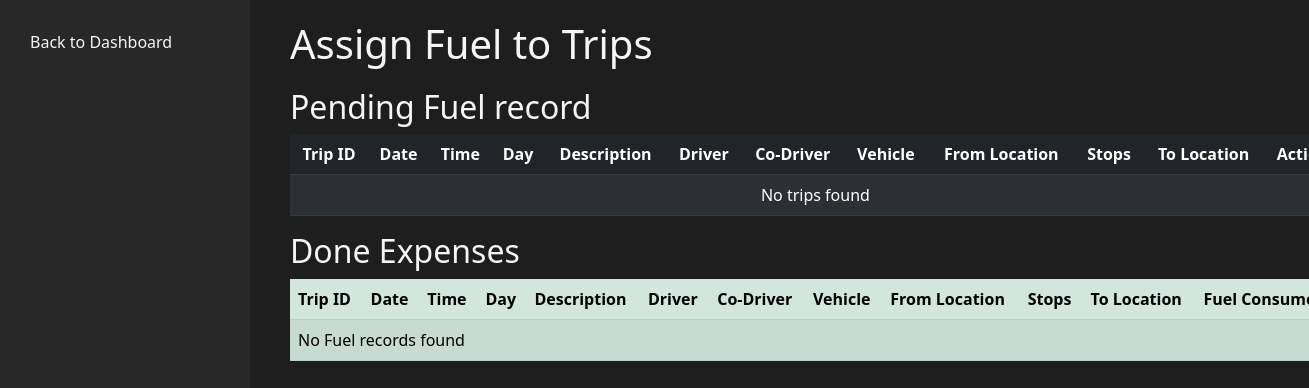
The app's page /fuel_records.php, older data.
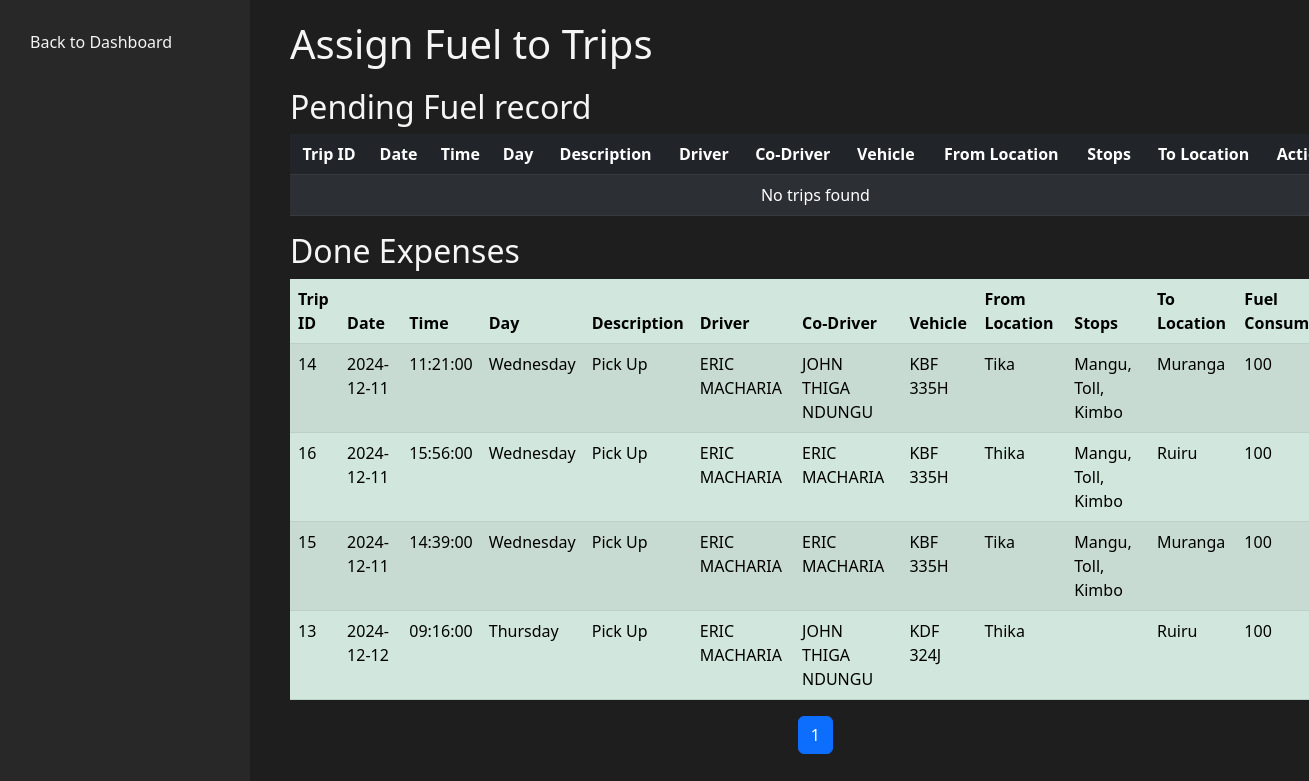
The same page, newer data.
### tables this page shows
CREATE TABLE `fuel` (
  `id` int(11) NOT NULL,
  `trip_id` int(11) NOT NULL,
  `fuel_consumed` decimal(10,0) NOT NULL,
  `created_at` datetime NOT NULL
);

CREATE TABLE `trips` (
  `trip_id` int(11) NOT NULL,
  `trip_date` date NOT NULL,
  `trip_time` time NOT NULL,
  `trip_day` varchar(100) NOT NULL,
  `trip_description` text NOT NULL,
  `driver_id` varchar(100) NOT NULL,
  `co_driver_id` varchar(100) DEFAULT NULL,
  `vehicle_id` varchar(100) NOT NULL,
  `from_location` text NOT NULL,
  `stops` text DEFAULT NULL,
  `to_location` text NOT NULL,
  `est_distance` int(200) NOT NULL,
  `start_odometer` int(200) NOT NULL,
  `end_odometer` int(11) DEFAULT NULL,
  `actual_distance` varchar(100) DEFAULT NULL,
  `trip_status` varchar(100) NOT NULL DEFAULT 'Ongoing'
);

CREATE TABLE `drivers` (
  `id` int(10) UNSIGNED NOT NULL,
  `full_name` varchar(100) NOT NULL,
  `employee_number` varchar(100) NOT NULL,
  `license_number` int(15) NOT NULL,
  `phone_number` varchar(100) NOT NULL,
  `email` varchar(255) NOT NULL
);

CREATE TABLE `co_drivers` (
  `id` int(10) UNSIGNED NOT NULL,
  `employee_number` varchar(100) NOT NULL,
  `full_name` varchar(100) NOT NULL,
  `phone_number` varchar(100) NOT NULL,
  `email` varchar(100) NOT NULL
);

CREATE TABLE `vehicles` (
  `id` int(100) NOT NULL,
  `vehicle_regno` varchar(100) NOT NULL,
  `vehicle_model` varchar(100) NOT NULL,
  `vehicle_type` varchar(100) NOT NULL,
  `engine_number` varchar(100) NOT NULL,
  `capacity` int(255) NOT NULL
);

### fuel_records.php (the view, shortened to what the changed rows need)
<?php
require 'connection.php';
$results_per_page = 25;
$totalFuelQuery = "SELECT COUNT(*) as total FROM fuel";
$totalFuelResult = $conn->query($totalFuelQuery);
$totalFuel = $totalFuelResult->fetch_assoc()['total'];
$total_pages = ceil($totalFuel / $results_per_page);
$current_page = isset($_GET['page']) ? (int)$_GET['page'] : 1;
$current_page = max(1, min($total_pages, $current_page));
$offset = ($current_page - 1) * $results_per_page;
$doneFuelQuery = "
    SELECT
        trips.trip_id,
        trips.trip_date,
        trips.trip_time,
        trips.trip_day,
        trips.trip_description,
        drivers.full_name AS driver_full_name,
        co_drivers.full_name AS co_driver_full_name,
        vehicles.vehicle_regno AS vehicle_regno,
        trips.from_location,
        trips.stops,
        trips.to_location,
        fuel.fuel_consumed
    FROM
        fuel
    INNER JOIN
        trips ON fuel.trip_id = trips.trip_id
    LEFT JOIN
        drivers ON trips.driver_id = drivers.id
    LEFT JOIN
        co_drivers ON trips.co_driver_id = co_drivers.id
    LEFT JOIN
        vehicles ON trips.vehicle_id = vehicles.id
    ORDER BY
        trips.trip_date ASC
    LIMIT $results_per_page OFFSET $offset
";
$doneFuelResult = $conn->query($doneFuelQuery);
?>
<!DOCTYPE html>
<html lang="en">
<head>
    <link href="https://cdn.jsdelivr.net/npm/bootstrap@5.3.0-alpha1/dist/css/bootstrap.min.css" rel="stylesheet">
    <link rel="stylesheet" href="css/fuel_records.css">
</head>
<body>
    <div class="d-flex">
        <div class="main-content container-fluid col-md-10">
            <h1>Assign Fuel to Trips</h1>
            <div class="trip-table">
                <h2>Pending Fuel record</h2>
                <table class="table table-dark table-striped" id="pendingTripsTable">
                    <thead>
                        <tr>
                            <th>Trip ID</th>
                            <th>Date</th>
                            <th>Time</th>
                            <th>Day</th>
                            <th>Description</th>
                            <th>Driver</th>
                            <th>Co-Driver</th>
                            <th>Vehicle</th>
                            <th>From Location</th>
                            <th>Stops</th>
                            <th>To Location</th>
                            <th>Action</th>
                        </tr>
                    </thead>
                </table>
            </div>
            <div class="done-fuel-table">
        <h2>Done Expenses</h2>
        <table class="table table-success table-striped">
            <thead>
                <tr>
                    <th>Trip ID</th>
                    <th>Date</th>
                    <th>Time</th>
                    <th>Day</th>
                    <th>Description</th>
                    <th>Driver</th>
                    <th>Co-Driver</th>
                    <th>Vehicle</th>
                    <th>From Location</th>
                    <th>Stops</th>
                    <th>To Location</th>
                    <th>Fuel Consumed</th>
                </tr>
            </thead>
            <tbody id="doneFuelTableBody">
                <?php if ($doneFuelResult->num_rows > 0): ?>
                    <?php while ($fuel = $doneFuelResult->fetch_assoc()): ?>
                        <tr>
                            <td><?= $fuel['trip_id'] ?></td>
                            <td><?= $fuel['trip_date'] ?></td>
                            <td><?= $fuel['trip_time'] ?></td>
                            <td><?= $fuel['trip_day'] ?></td>
                            <td><?= $fuel['trip_description'] ?></td>
                            <td><?= $fuel['driver_full_name'] ?></td>
                            <td><?= $fuel['co_driver_full_name'] ?></td>
                            <td><?= $fuel['vehicle_regno'] ?></td>
                            <td><?= $fuel['from_location'] ?></td>
                            <td><?= $fuel['stops'] ?></td>
                            <td><?= $fuel['to_location'] ?></td>
                            <td><?= $fuel['fuel_consumed'] ?></td>
                        </tr>
                    <?php endwhile; ?>
                <?php else: ?>
                    <tr><td colspan="13">No Fuel records found</td></tr>
                <?php endif; ?>
            </tbody>
        </table>
    </div>
    <nav aria-label="Page navigation">
        <ul class="pagination justify-content-center">
            <?php for ($page = 1; $page <= $total_pages; $page++): ?>
                <li class="page-item <?= $page === $current_page ? 'active' : '' ?>">
                    <a class="page-link" href="fuel_records.php?page=<?= $page ?>"><?= $page ?></a>
                </li>
            <?php endfor; ?>
        </ul>
    </nav>
        </div>
    </div>
</body>
</html>

Row changes from the older to the newer data that the page shows:
added fuel: trip.trip_id "14", trip.trip_date "2024-12-11", trip.trip_time "11:21:00", trip.trip_day "Wednesday", trip.trip_description "Pick Up", drivers.full_name "ERIC MACHARIA", co_drivers.full_name "JOHN THIGA NDUNGU", vehicles.vehicle_regno "KBF 335H", trip.from_location "Tika", trip.stops "Mangu, Toll, Kimbo", trip.to_location "Muranga", fuel_consumed "100"
added fuel: trip.trip_id "16", trip.trip_date "2024-12-11", trip.trip_time "15:56:00", trip.trip_day "Wednesday", trip.trip_description "Pick Up", drivers.full_name "ERIC MACHARIA", co_drivers.full_name "ERIC MACHARIA", vehicles.vehicle_regno "KBF 335H", trip.from_location "Thika", trip.stops "Mangu, Toll, Kimbo", trip.to_location "Ruiru", fuel_consumed "100"
added fuel: trip.trip_id "15", trip.trip_date "2024-12-11", trip.trip_time "14:39:00", trip.trip_day "Wednesday", trip.trip_description "Pick Up", drivers.full_name "ERIC MACHARIA", co_drivers.full_name "ERIC MACHARIA", vehicles.vehicle_regno "KBF 335H", trip.from_location "Tika", trip.stops "Mangu, Toll, Kimbo", trip.to_location "Muranga", fuel_consumed "100"
added fuel: trip.trip_id "13", trip.trip_date "2024-12-12", trip.trip_time "09:16:00", trip.trip_day "Thursday", trip.trip_description "Pick Up", drivers.full_name "ERIC MACHARIA", co_drivers.full_name "JOHN THIGA NDUNGU", vehicles.vehicle_regno "KDF 324J", trip.from_location "Thika", trip.to_location "Ruiru", fuel_consumed "100"
Text that changed along with them:
new list line: "1"
text no longer shown: "No Fuel records found"
